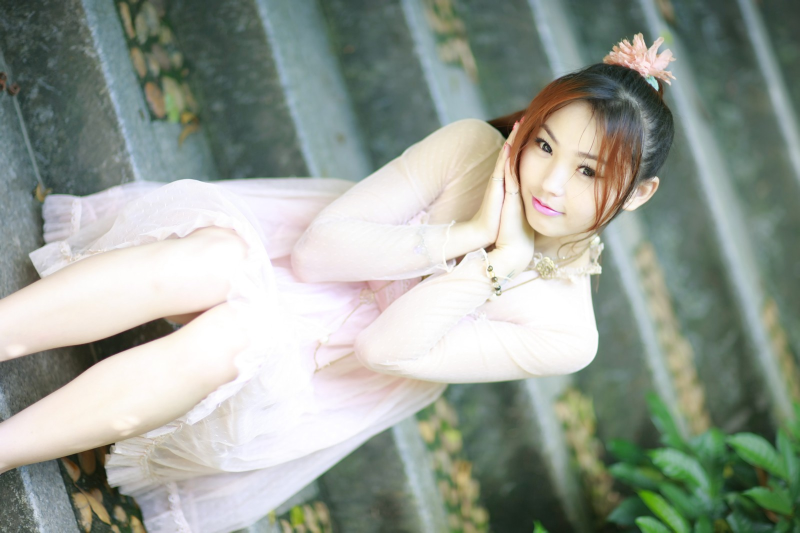
//> input picture opencv/test/meinv.jpg, 1600 x 1066 px, given in place of the camera (shown at 1/2 size)
$ ./main   (built with g++ and OpenCV 4)
//> lines starting //> are read from the running program, lines starting //| are printed output that depends on the picture; after the words box and inside, x2 and y2 are one past the last pixel; in counts of white or black regions, pixels touching at a corner belong together
#include<iostream>
#include<opencv2/highgui/highgui.hpp>
#include<opencv2/video/video.hpp>

#pragma comment(lib,"opencv_calib3d2410.lib" )
#pragma comment(lib,"opencv_core2410.lib" )
#pragma comment(lib,"opencv_features2d2410.lib" )
#pragma comment(lib,"opencv_flann2410.lib" )
#pragma comment(lib,"opencv_highgui2410.lib" )
#pragma comment(lib,"opencv_imgproc2410.lib" )
#pragma comment(lib,"opencv_video2410.lib" )

#ifndef PAUSE
#define PAUSE system("PAUSE")
#endif

#ifndef OCV_KEY_RIGHT
#define OCV_KEY_RIGHT 2555904
#endif

#ifndef OCV_KEY_LEFT
#define OCV_KEY_LEFT 2424832
#endif

#define MAX_WIDTH 20000
#define MAX_HEIGHT 20000

using namespace std;

int main(int argc, char** argv){
	cv::Mat lCurrentFrame;//当前视屏帧

	bool lStop = false;
	cv::VideoCapture lCapture;//视频流读取类
	lCapture.open(1);//读取1号相机（-1表示由操作者指定）
	if (!lCapture.isOpened()){
		cout << "Can't open camera 1." << endl;
		PAUSE;
		return -1;
	}
	//lCapture.set(CV_CAP_PROP_FRAME_WIDTH, 1600);
	//lCapture.set(CV_CAP_PROP_FRAME_HEIGHT, 900);//设定分辨率，这里用默认值

	bool startFind = false;
	bool traceCoreSetted = false;
	cv::namedWindow("camera1");//用于显示视屏
	lCapture.set(CV_CAP_PROP_SETTINGS, 0);//windows下以GUI设定相机参数，因为在我的电脑上不能通过设定
										  //CV_CAP_PROP_AUTO_EXPOSURE来关闭自动曝光所以用了这个来设定参数
	if (!lCapture.read(lCurrentFrame)){
		cout << "can't get video stream" << endl;
		PAUSE;
		lCapture.release();
		return false;
	}
//> lCurrentFrame is the input picture: 1066 rows x 1600 cols, CV_8UC3; mean B, G, R 149.7, 159.3, 151.5

	while (!lStop){
		int rKey = cv::waitKey(1);
//> the Esc key is pressed
		if (rKey == 's' || rKey == 'S')lStop = true;
		if (rKey == 't' || rKey == 'T')startFind = true;
		if (!lCapture.read(lCurrentFrame))continue;
		cv::Mat tGray;
		cv::cvtColor(lCurrentFrame, tGray, CV_BGR2GRAY);//转换为灰度图
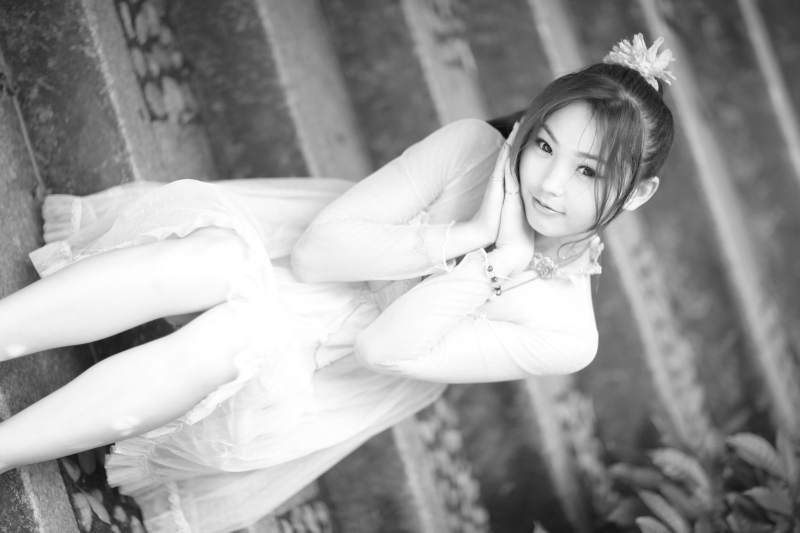
//> tGray: 1066 rows x 1600 cols, CV_8UC1 (shown at 1/2 size); min 10, max 255, mean 155.9
		cv::Mat cornerStrenth;
		cv::cornerHarris(tGray, cornerStrenth, 3, 3, 0.01);//求harris角点的强度
		cv::Mat harrisCorners;
		double hThres = 0.0003;
		cv::threshold(cornerStrenth, harrisCorners, hThres, 255, cv::THRESH_BINARY);//提取强度足够高的像素点
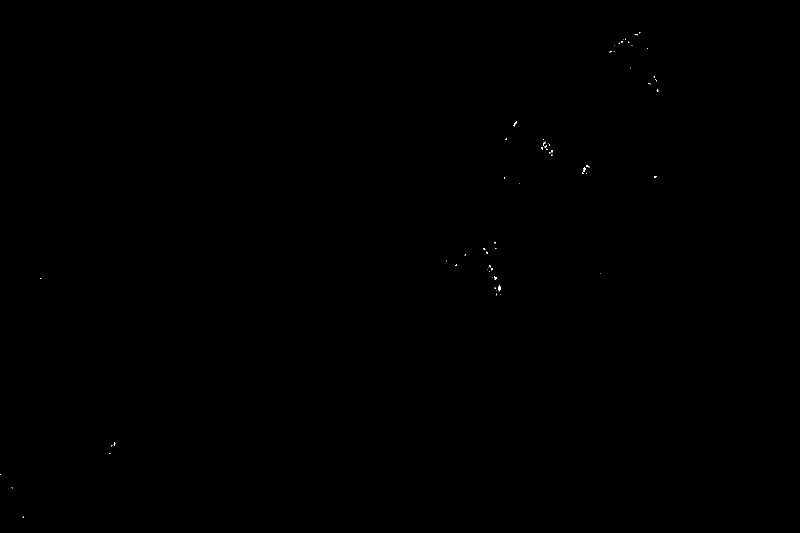
//> harrisCorners: 1066 rows x 1600 cols, CV_32FC1 (shown at 1/2 size); 0.03% white in thin lines or dots, all inside (x1, y1, x2, y2) = (0, 64, 1317, 1036)
		int HSSize = MAX_HEIGHT + MAX_WIDTH;
		cv::Point bCP(-1, -1);
		//寻找左上角的角点,保存在bCP中
		for (int i = 0; i < cornerStrenth.rows; i++){
			for (int j = 0; j < cornerStrenth.cols; j++){
				float tPStrenth = cornerStrenth.at<float>(i, j);
				if (tPStrenth >= hThres){
					int tSize = j + i;
					if (tSize < HSSize){
						HSSize = tSize;
						bCP = cv::Point(j, i);
					}
				}
			}
		}
//> after the loop, HSSize = 637; bCP = Point(81, 556)
		cv::imshow("harris", harrisCorners);
		cv::circle(lCurrentFrame, bCP, 3, cv::Scalar(0, 255, 255), 2);
//> lCurrentFrame: 1066 rows x 1600 cols, CV_8UC3; 59 pixels changed, all inside (x1, y1, x2, y2) = (77, 552, 86, 561)
		cv::imshow("camera1", lCurrentFrame);
	}
	cv::destroyWindow("camera1");
	lCapture.release();

	return 0;
}
